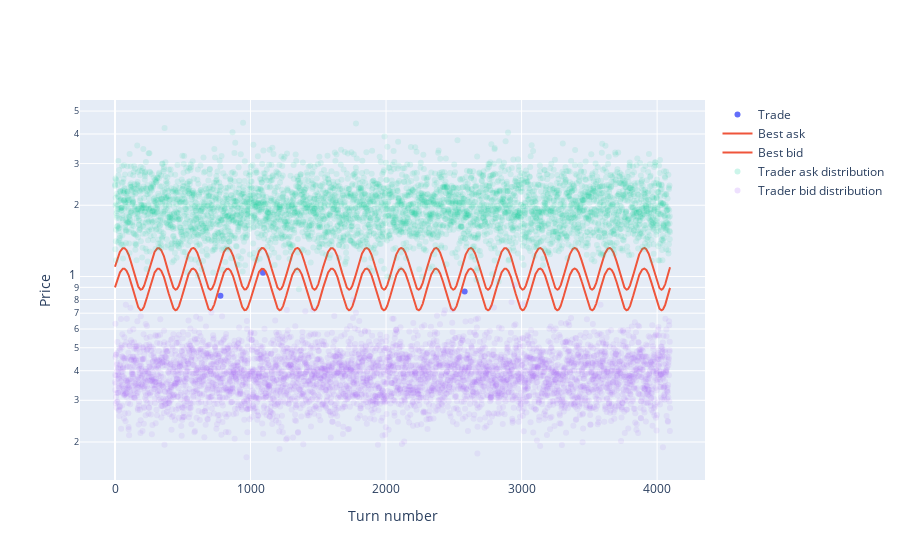

Notebook cell for this chart:
### Code cell
trades_plot(turn_results)

### Figure 1 — Plotly figure (JSON) as saved in the notebook; plotly's stock layout.template omitted (floating-point values rounded to 4 significant figures; data arrays with more than 128 entries replaced by an {"elided": "..."} marker saying what was removed)
{"data": [{"marker": {"color": "#636EFA"}, "mode": "markers", "name": "Trade", "type": "scatter", "x": [778, 1092, 2580], "y": [0.8289, 1.038, 0.8642]}, {"marker": {"color": "#EF553B"}, "name": "Best ask", "type": "scatter", "y": {"elided": "4096 float values"}}, {"marker": {"color": "#EF553B"}, "name": "Best bid", "type": "scatter", "y": {"elided": "4096 float values"}}, {"marker": {"color": "#00CC96", "opacity": 0.1}, "mode": "markers", "name": "Trader ask distribution", "type": "scatter", "x": {"elided": "4096 int values"}, "y": {"elided": "4096 float values"}}, {"marker": {"color": "#AB63FA", "opacity": 0.1}, "mode": "markers", "name": "Trader bid distribution", "type": "scatter", "x": {"elided": "4096 int values"}, "y": {"elided": "4096 float values"}}], "layout": {"xaxis": {"title": {"text": "Turn number"}}, "yaxis": {"title": {"text": "Price"}, "type": "log"}}}
